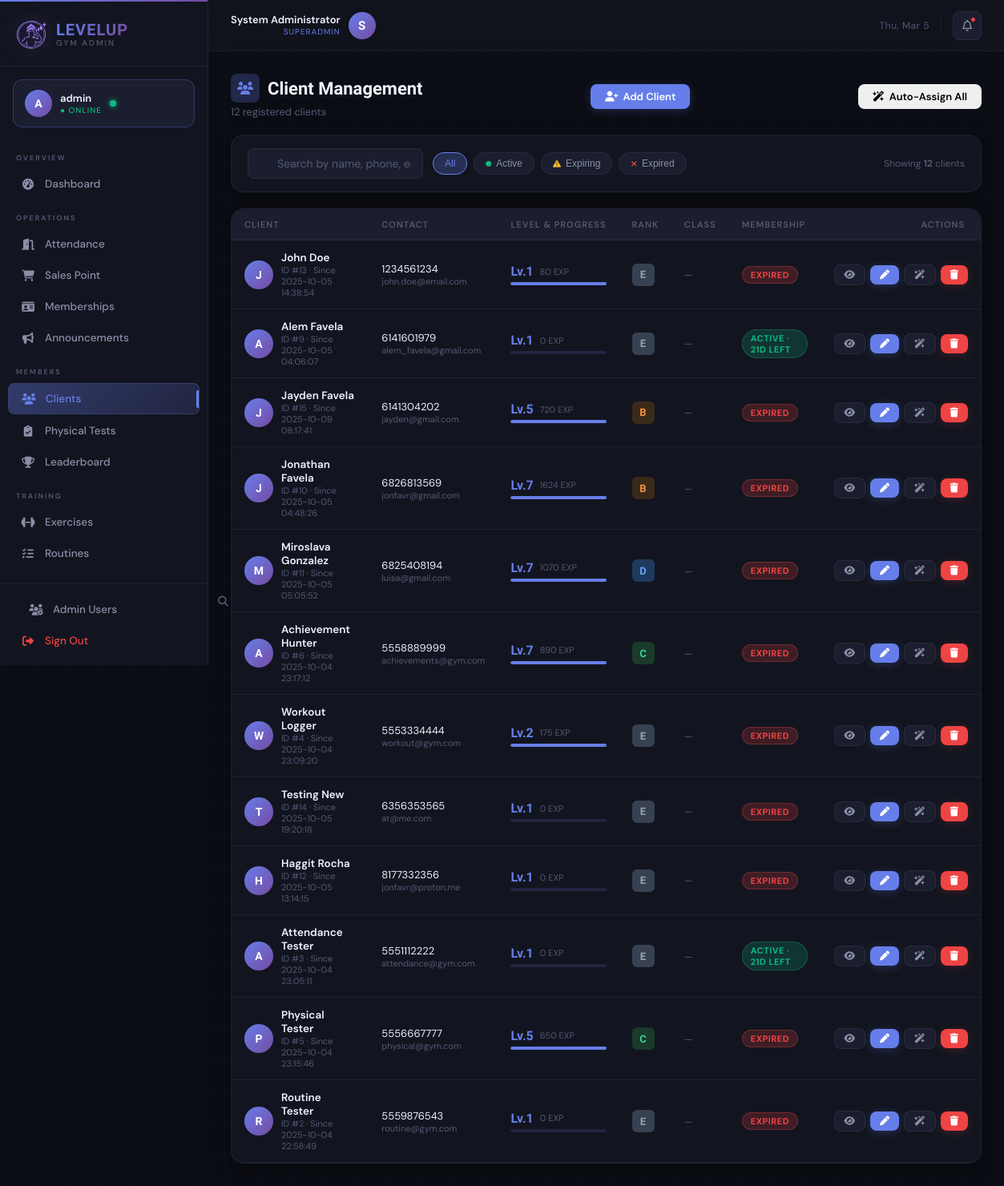
Page /admin/clients (signed in) on the earlier database version.
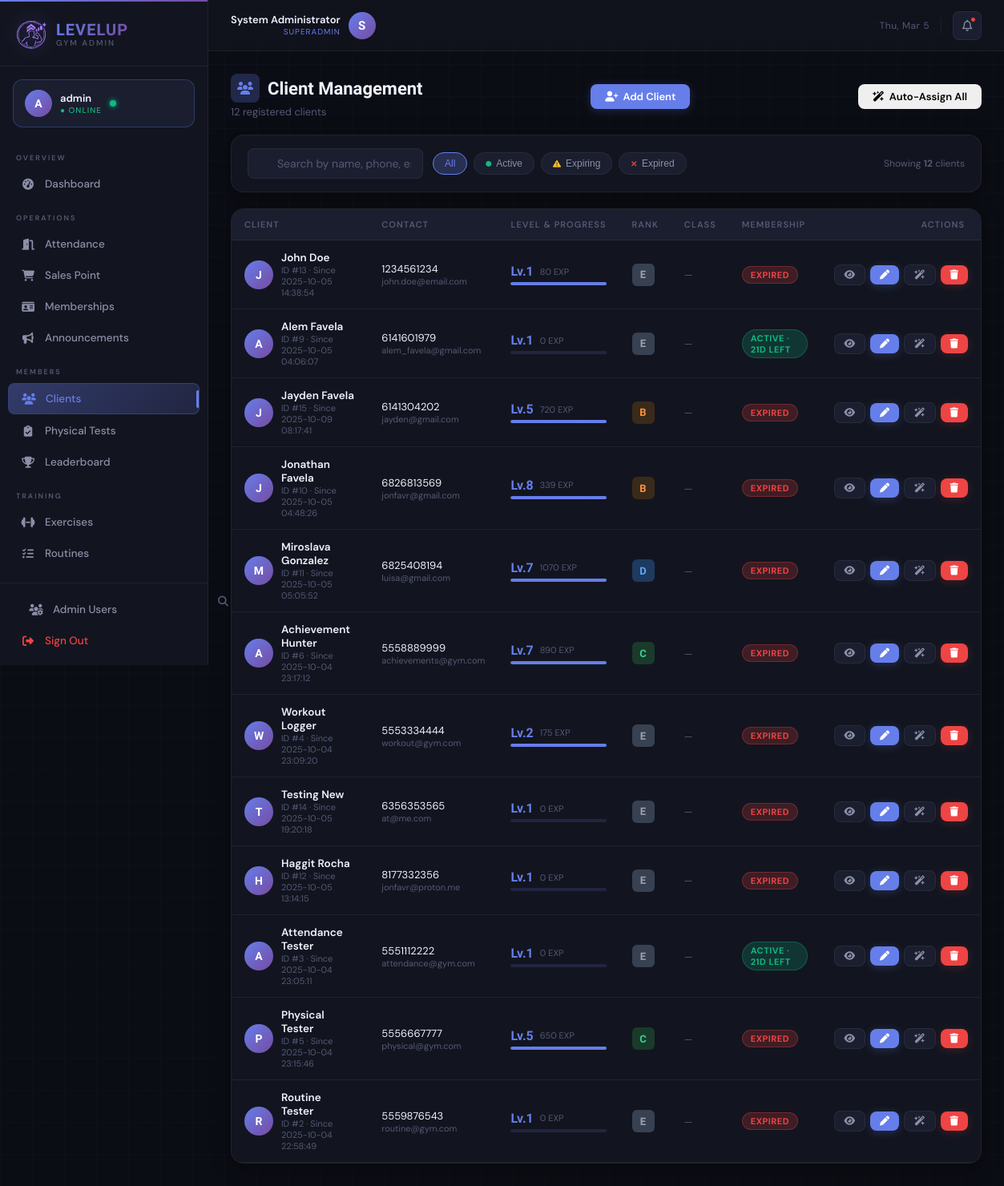
Same page on the later database version.
### tables this page shows
CREATE TABLE client_gamification (
                gamification_id INTEGER PRIMARY KEY AUTOINCREMENT,
                client_id INTEGER UNIQUE NOT NULL,
                current_level INTEGER DEFAULT 1,
                current_exp INTEGER DEFAULT 0,
                total_exp INTEGER DEFAULT 0,
                rank TEXT DEFAULT 'E',
                client_class TEXT,
                class_unlocked_at_level INTEGER, current_streak INTEGER DEFAULT 0, longest_streak INTEGER DEFAULT 0, total_reps INTEGER DEFAULT 0, workouts_completed INTEGER DEFAULT 0,
                FOREIGN KEY (client_id) REFERENCES clients(client_id) ON DELETE CASCADE
            );

CREATE TABLE clients (
                client_id INTEGER PRIMARY KEY AUTOINCREMENT,
                phone_number TEXT UNIQUE NOT NULL,
                pin_hash TEXT NOT NULL,
                first_name TEXT NOT NULL,
                last_name TEXT NOT NULL,
                email TEXT,
                date_of_birth DATE,
                gender TEXT,
                registration_date DATETIME DEFAULT CURRENT_TIMESTAMP,
                status TEXT DEFAULT 'active',
                profile_photo_path TEXT
            , fitness_goal TEXT DEFAULT NULL, preferred_split TEXT DEFAULT NULL);

### main.py (the view)
@app.route('/admin/clients')
@admin_required
def admin_clients():
    from datetime import date
    from controllers.membership_controller import MembershipController
    mc      = MembershipController()
    clients = Client.get_all_active()
    for client in clients:
        gam = client.get_gamification_data()
        client.level        = gam['current_level']   if gam else 1
        client.rank         = gam['rank']             if gam else 'E'
        client.current_exp  = gam['current_exp']      if gam else 0
        client.client_class = gam.get('class')        if gam else None
        if gam:
            next_exp = gam.get('next_level_exp', 1) or 1
            client.xp_pct = round((gam['current_exp'] / next_exp) * 100, 1)
        else:
            client.xp_pct = 0
        membership = mc.get_client_membership(client.client_id)
        if not membership:
            client.mem_status   = 'none'
            client.mem_days_left = 0
        else:
            end   = __import__('datetime').datetime.strptime(membership['end_date'], '%Y-%m-%d').date()
            days  = (end - date.today()).days
            client.mem_days_left = max(days, 0)
            if days <= 0:
                client.mem_status = 'expired'
            elif days <= 7:
                client.mem_status = 'expiring'
            else:
                client.mem_status = 'active'
    return render_template('admin/clients.html', clients=clients)

### controllers/membership_controller.py (called while the page is built)
    def get_client_membership(self, client_id):
        query = """
            SELECT * FROM client_memberships
            WHERE client_id = ?
            ORDER BY end_date DESC
            LIMIT 1
        """
        result = self.db.execute_query(query, (client_id,))
        return dict(result[0]) if result else None

### database/db_manager.py (called while the page is built)
    def connect(self):
        self.conn = sqlite3.connect(self.db_name)
        self.conn.row_factory = sqlite3.Row
        self.cursor = self.conn.cursor()

    def disconnect(self):
        if self.conn:
            self.conn.close()

    def execute_query(self, query, params=None):
        self.connect()
        if params:
            self.cursor.execute(query, params)
        else:
            self.cursor.execute(query)
        results = self.cursor.fetchall()
        self.disconnect()
        return results

### main.py (called while the page is built)
def admin_required(f):
    @wraps(f)
    def decorated_function(*args, **kwargs):
        if not session.get('admin_logged_in'):
            return redirect(url_for('admin_login'))
        return f(*args, **kwargs)
    return decorated_function

### models/client.py (called while the page is built)
    @property
    def full_name(self):
        return f"{self.first_name} {self.last_name}"

### templates/admin/clients.html (shortened to what the changed rows need)
{% extends "admin/base.html" %}
{% block content %}
<div class="card" style="padding:0; overflow:hidden;">
    <div class="table-wrapper" style="border:none; border-radius:0;">
        <table id="clientTable">
            <thead>
                <tr>
                    <th>Client</th>
                    <th>Contact</th>
                    <th>Level & Progress</th>
                    <th>Rank</th>
                    <th>Class</th>
                    <th>Membership</th>
                    <th style="text-align:right; padding-right:20px;">Actions</th>
                </tr>
            </thead>
            <tbody>
                {% for client in clients %}
                <tr class="client-row"
                    data-name="{{ client.full_name | lower }}"
                    data-phone="{{ client.phone_number }}"
                    data-email="{{ (client.email or '') | lower }}"
                    data-mem="{{ client.mem_status | default('none') }}">
                    <td>
                        <div class="client-name-cell">
                            <div class="client-avatar">{{ client.full_name[0] | upper }}</div>
                            <div>
                                <div class="client-name-text">{{ client.full_name }}</div>
                                <div class="client-name-sub">ID #{{ client.client_id }} · Since {{ client.registration_date }}</div>
                            </div>
                        </div>
                    </td>
                    <td>
                        <div style="font-size:13px; color:var(--text-primary);">{{ client.phone_number }}</div>
                        <div style="font-size:11px; color:var(--text-muted);">{{ client.email or '—' }}</div>
                    </td>
                    <td>
                        <div style="display:flex; align-items:center; gap:8px; margin-bottom:4px;">
                            <span style="font-family:'Rajdhani',sans-serif; font-weight:700; font-size:16px; color:var(--accent);">
                                Lv.{{ client.level }}
                            </span>
                            <span style="font-size:11px; color:var(--text-muted);">{{ client.current_exp | default(0) }} EXP</span>
                        </div>
                        <div class="xp-bar-wrap">
                            <div class="xp-bar-track">
                                <div class="xp-bar-fill" style="width:{{ client.xp_pct | default(0) }}%;"></div>
                            </div>
                        </div>
                    </td>
                    <td>
                        <div class="rank rank-{{ client.rank }}">{{ client.rank }}</div>
                    </td>
                    <td>
                        {% if client.client_class %}
                            <span class="class-{{ client.client_class }}" style="font-size:13px; font-weight:600;">
                                {{ client.client_class }}
                            </span>
                        {% else %}
                            <span style="color:var(--text-muted); font-size:12px;">—</span>
                        {% endif %}
                    </td>
                    <td>
                        {% set ms = client.mem_status | default('none') %}
                        {% if ms == 'active' %}
                            <span class="badge mem-active">Active · {{ client.mem_days_left }}d left</span>
                        {% elif ms == 'expiring' %}
                            <span class="badge mem-expiring"><i class="fa-solid fa-triangle-exclamation" style="font-size:9px;"></i> {{ client.mem_days_left }}d left</span>
                        {% elif ms == 'expired' %}
                            <span class="badge mem-expired">Expired</span>
                        {% else %}
                            <span class="badge mem-none">No plan</span>
                        {% endif %}
                    </td>
                    <td style="text-align:right; padding-right:16px;">
                        <div style="display:flex; align-items:center; justify-content:flex-end; gap:6px;">
                            <a href="{{ url_for('admin_client_details', client_id=client.client_id) }}"
                               class="btn btn-ghost btn-sm" title="View profile">
                                <i class="fa-solid fa-eye"></i>
                            </a>
                            <a href="{{ url_for('admin_edit_client', client_id=client.client_id) }}"
                               class="btn btn-primary btn-sm" title="Edit">
                                <i class="fa-solid fa-pen"></i>
                            </a>
                            <a href="{{ url_for('admin_auto_assign_panel', client_id=client.client_id) }}"
                            class="btn btn-ghost btn-sm" title="Auto-assign routines">
                                <i class="fa-solid fa-wand-magic-sparkles"></i>
                            </a>
                            <form method="POST" action="{{ url_for('admin_delete_client', client_id=client.client_id) }}"
                                  style="display:inline;"
                                  onsubmit="return confirm('Delete {{ client.full_name }}? This cannot be undone.')">
                                <button type="submit" class="btn btn-danger btn-sm" title="Delete">
                                    <i class="fa-solid fa-trash"></i>
                                </button>
                            </form>
                        </div>
                    </td>
                </tr>
                {% endfor %}
            </tbody>
        </table>
    </div>
</div>
{% endblock %}

Differences in the rows shown:
changed client_gamification "jonfavr@gmail.com": level "7" → "8"; current_exp "1624" → "339"
